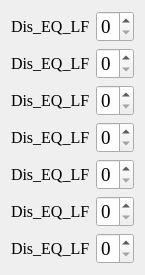
   <widget class="QWidget" name="layoutWidget">
    <property name="geometry">
     <rect>
      <x>393</x>
      <y>41</y>
      <width>142</width>
      <height>254</height>
     </rect>
    </property>
    <layout class="QFormLayout" name="formLayout_3">
     <item row="0" column="0">
      <widget class="QLabel" name="CH1_Dis_EQ_LF">
       <property name="font">
        <font>
         <family>Times New Roman</family>
         <pointsize>12</pointsize>
         <weight>50</weight>
         <bold>false</bold>
        </font>
       </property>
       <property name="text">
        <string>Dis_EQ_LF</string>
       </property>
      </widget>
     </item>
     <item row="0" column="1">
      <widget class="QSpinBox" name="CH1_Dis_EQ_LF_Box">
       <property name="font">
        <font>
         <family>Times New Roman</family>
         <pointsize>14</pointsize>
        </font>
       </property>
       <property name="maximum">
        <number>1</number>
       </property>
       <property name="value">
        <number>0</number>
       </property>
      </widget>
     </item>
     <item row="1" column="0">
      <widget class="QLabel" name="CH2_Dis_EQ_LF">
       <property name="font">
        <font>
         <family>Times New Roman</family>
         <pointsize>12</pointsize>
         <weight>50</weight>
         <bold>false</bold>
        </font>
       </property>
       <property name="text">
        <string>Dis_EQ_LF</string>
       </property>
      </widget>
     </item>
     <item row="1" column="1">
      <widget class="QSpinBox" name="CH2_Dis_EQ_LF_Box">
       <property name="font">
        <font>
         <family>Times New Roman</family>
         <pointsize>14</pointsize>
        </font>
       </property>
       <property name="maximum">
        <number>1</number>
       </property>
       <property name="value">
        <number>0</number>
       </property>
      </widget>
     </item>
     <item row="2" column="0">
      <widget class="QLabel" name="CH3_Dis_EQ_LF">
       <property name="font">
        <font>
         <family>Times New Roman</family>
         <pointsize>12</pointsize>
         <weight>50</weight>
         <bold>false</bold>
        </font>
       </property>
       <property name="text">
        <string>Dis_EQ_LF</string>
       </property>
      </widget>
     </item>
     <item row="2" column="1">
      <widget class="QSpinBox" name="CH3_Dis_EQ_LF_Box">
       <property name="font">
        <font>
         <family>Times New Roman</family>
         <pointsize>14</pointsize>
        </font>
       </property>
       <property name="maximum">
        <number>1</number>
       </property>
       <property name="value">
        <number>0</number>
       </property>
      </widget>
     </item>
     <item row="3" column="0">
      <widget class="QLabel" name="CH4_Dis_EQ_LF">
       <property name="font">
        <font>
         <family>Times New Roman</family>
         <pointsize>12</pointsize>
         <weight>50</weight>
         <bold>false</bold>
        </font>
       </property>
       <property name="text">
        <string>Dis_EQ_LF</string>
       </property>
      </widget>
     </item>
     <item row="3" column="1">
      <widget class="QSpinBox" name="CH4_Dis_EQ_LF_Box">
       <property name="font">
        <font>
         <family>Times New Roman</family>
         <pointsize>14</pointsize>
        </font>
       </property>
       <property name="maximum">
        <number>1</number>
       </property>
       <property name="value">
        <number>0</number>
       </property>
      </widget>
     </item>
     <item row="4" column="0">
      <widget class="QLabel" name="CH5_Dis_EQ_LF">
       <property name="font">
        <font>
         <family>Times New Roman</family>
         <pointsize>12</pointsize>
         <weight>50</weight>
         <bold>false</bold>
        </font>
       </property>
       <property name="text">
        <string>Dis_EQ_LF</string>
       </property>
      </widget>
     </item>
     <item row="4" column="1">
      <widget class="QSpinBox" name="CH5_Dis_EQ_LF_Box">
       <property name="font">
        <font>
         <family>Times New Roman</family>
         <pointsize>14</pointsize>
        </font>
       </property>
       <property name="maximum">
        <number>1</number>
       </property>
       <property name="value">
        <number>0</number>
       </property>
      </widget>
     </item>
     <item row="5" column="0">
      <widget class="QLabel" name="CH6_Dis_EQ_LF">
       <property name="font">
        <font>
         <family>Times New Roman</family>
         <pointsize>12</pointsize>
         <weight>50</weight>
         <bold>false</bold>
        </font>
       </property>
       <property name="text">
        <string>Dis_EQ_LF</string>
       </property>
      </widget>
     </item>
     <item row="5" column="1">
      <widget class="QSpinBox" name="CH6_Dis_EQ_LF_Box">
       <property name="font">
        <font>
         <family>Times New Roman</family>
         <pointsize>14</pointsize>
        </font>
       </property>
       <property name="maximum">
        <number>1</number>
       </property>
       <property name="value">
        <number>0</number>
       </property>
      </widget>
     </item>
     <item row="6" column="0">
      <widget class="QLabel" name="CH7_Dis_EQ_LF">
       <property name="font">
        <font>
         <family>Times New Roman</family>
         <pointsize>12</pointsize>
         <weight>50</weight>
         <bold>false</bold>
        </font>
       </property>
       <property name="text">
        <string>Dis_EQ_LF</string>
       </property>
      </widget>
     </item>
     <item row="6" column="1">
      <widget class="QSpinBox" name="CH7_Dis_EQ_LF_Box">
       <property name="font">
        <font>
         <family>Times New Roman</family>
         <pointsize>14</pointsize>
        </font>
       </property>
       <property name="maximum">
        <number>1</number>
       </property>
       <property name="value">
        <number>0</number>
       </property>
      </widget>
     </item>
    </layout>
   </widget>
